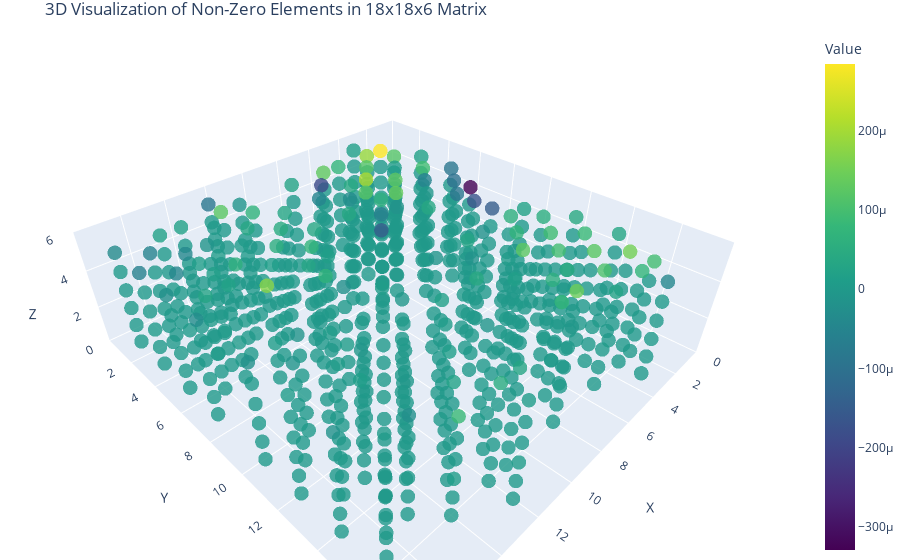

This figure's notebook cell:
### Code cell
import numpy as np
import plotly.graph_objects as go

# Sample data for demonstration (replace this with your actual 18x18x6 matrix)
data_matrix = dataset[0]

# Get the indices of the non-zero elements
x, y, z = np.nonzero(data_matrix)
values = data_matrix[x, y, z]  # Get the values of the non-zero elements

# Define colors based on values (optional customization)
colorscale = 'Viridis'  # You can try other colorscales like 'Cividis', 'Plasma', etc.

# Create a 3D scatter plot of the non-zero elements
fig = go.Figure(data=[go.Scatter3d(
    x=x,
    y=y,
    z=z,
    mode='markers',
    marker=dict(
        size=5,
        color=values,           # Color by value
        colorscale=colorscale,   # Choose colorscale
        colorbar=dict(title="Value"),  # Add a color bar
        opacity=0.8
    )
)])

# Set the layout for better visualization
fig.update_layout(
    scene=dict(
        xaxis_title='X',
        yaxis_title='Y',
        zaxis_title='Z',
        xaxis=dict(nticks=18, range=[0, 18]),
        yaxis=dict(nticks=18, range=[0, 18]),
        zaxis=dict(nticks=6, range=[0, 6]),
    ),
    title="3D Visualization of Non-Zero Elements in 18x18x6 Matrix",
    margin=dict(l=0, r=0, b=0, t=30)
)

# Show the plot
fig.show()

### Figure 1 — Plotly figure (JSON) as saved in the notebook; plotly's stock layout.template omitted (floating-point values rounded to 4 significant figures; data arrays with more than 128 entries replaced by an {"elided": "..."} marker saying what was removed)
{"data": [{"marker": {"color": {"elided": "768 float values"}, "colorbar": {"title": {"text": "Value"}}, "colorscale": [[0.0, "#440154"], [0.1111, "#482878"], [0.2222, "#3e4989"], [0.3333, "#31688e"], [0.4444, "#26828e"], [0.5556, "#1f9e89"], [0.6667, "#35b779"], [0.7778, "#6ece58"], [0.8889, "#b5de2b"], [1.0, "#fde725"]], "opacity": 0.8, "size": 5}, "mode": "markers", "x": {"elided": "768 int values"}, "y": {"elided": "768 int values"}, "z": {"elided": "768 int values"}, "type": "scatter3d"}], "layout": {"scene": {"xaxis": {"title": {"text": "X"}, "nticks": 18, "range": [0, 18]}, "yaxis": {"title": {"text": "Y"}, "nticks": 18, "range": [0, 18]}, "zaxis": {"title": {"text": "Z"}, "nticks": 6, "range": [0, 6]}}, "margin": {"l": 0, "r": 0, "b": 0, "t": 30}, "title": {"text": "3D Visualization of Non-Zero Elements in 18x18x6 Matrix"}}}
